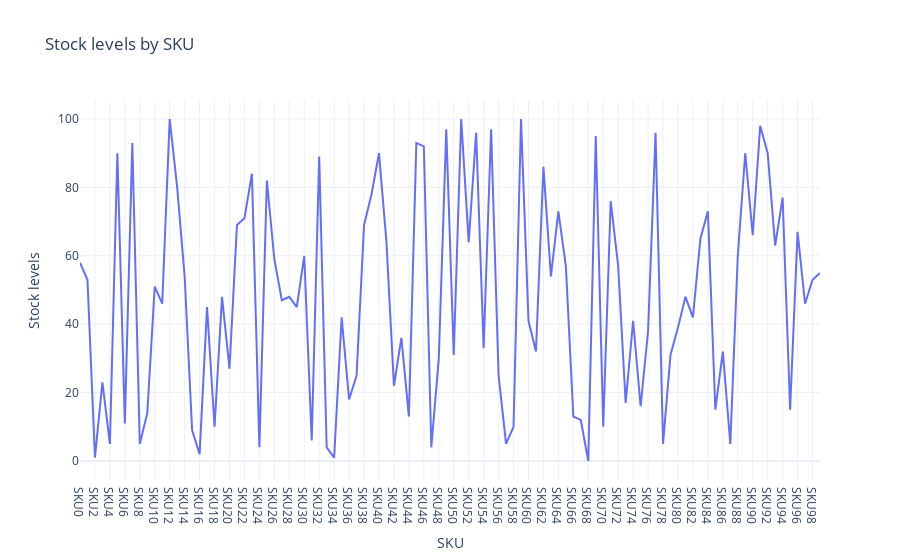

Notebook source saved alongside this figure:
### Code cell
stock_chart=px.line(df,x="SKU",
                    y="Stock levels",
                    title="Stock levels by SKU")
stock_chart.show()

### Figure 1 — Plotly figure (JSON) as saved in the notebook; plotly's stock layout.template omitted (floating-point values rounded to 4 significant figures)
{"data": [{"hovertemplate": "SKU=%{x}<br>Stock levels=%{y}<extra></extra>", "legendgroup": "", "line": {"color": "#636efa", "dash": "solid"}, "marker": {"symbol": "circle"}, "mode": "lines", "name": "", "orientation": "v", "showlegend": false, "type": "scatter", "x": ["SKU0", "SKU1", "SKU2", "SKU3", "SKU4", "SKU5", "SKU6", "SKU7", "SKU8", "SKU9", "SKU10", "SKU11", "SKU12", "SKU13", "SKU14", "SKU15", "SKU16", "SKU17", "SKU18", "SKU19", "SKU20", "SKU21", "SKU22", "SKU23", "SKU24", "SKU25", "SKU26", "SKU27", "SKU28", "SKU29", "SKU30", "SKU31", "SKU32", "SKU33", "SKU34", "SKU35", "SKU36", "SKU37", "SKU38", "SKU39", "SKU40", "SKU41", "SKU42", "SKU43", "SKU44", "SKU45", "SKU46", "SKU47", "SKU48", "SKU49", "SKU50", "SKU51", "SKU52", "SKU53", "SKU54", "SKU55", "SKU56", "SKU57", "SKU58", "SKU59", "SKU60", "SKU61", "SKU62", "SKU63", "SKU64", "SKU65", "SKU66", "SKU67", "SKU68", "SKU69", "SKU70", "SKU71", "SKU72", "SKU73", "SKU74", "SKU75", "SKU76", "SKU77", "SKU78", "SKU79", "SKU80", "SKU81", "SKU82", "SKU83", "SKU84", "SKU85", "SKU86", "SKU87", "SKU88", "SKU89", "SKU90", "SKU91", "SKU92", "SKU93", "SKU94", "SKU95", "SKU96", "SKU97", "SKU98", "SKU99"], "xaxis": "x", "y": [58, 53, 1, 23, 5, 90, 11, 93, 5, 14, 51, 46, 100, 80, 54, 9, 2, 45, 10, 48, 27, 69, 71, 84, 4, 82, 59, 47, 48, 45, 60, 6, 89, 4, 1, 42, 18, 25, 69, 78, 90, 64, 22, 36, 13, 93, 92, 4, 30, 97, 31, 100, 64, 96, 33, 97, 25, 5, 10, 100, 41, 32, 86, 54, 73, 57, 13, 12, 0, 95, 10, 76, 57, 17, 41, 16, 38, 96, 5, 31, 39, 48, 42, 65, 73, 15, 32, 5, 60, 90, 66, 98, 90, 63, 77, 15, 67, 46, 53, 55], "yaxis": "y"}], "layout": {"legend": {"tracegroupgap": 0}, "title": {"text": "Stock levels by SKU"}, "xaxis": {"anchor": "y", "domain": [0, 1], "title": {"text": "SKU"}}, "yaxis": {"anchor": "x", "domain": [0, 1], "title": {"text": "Stock levels"}}}}
